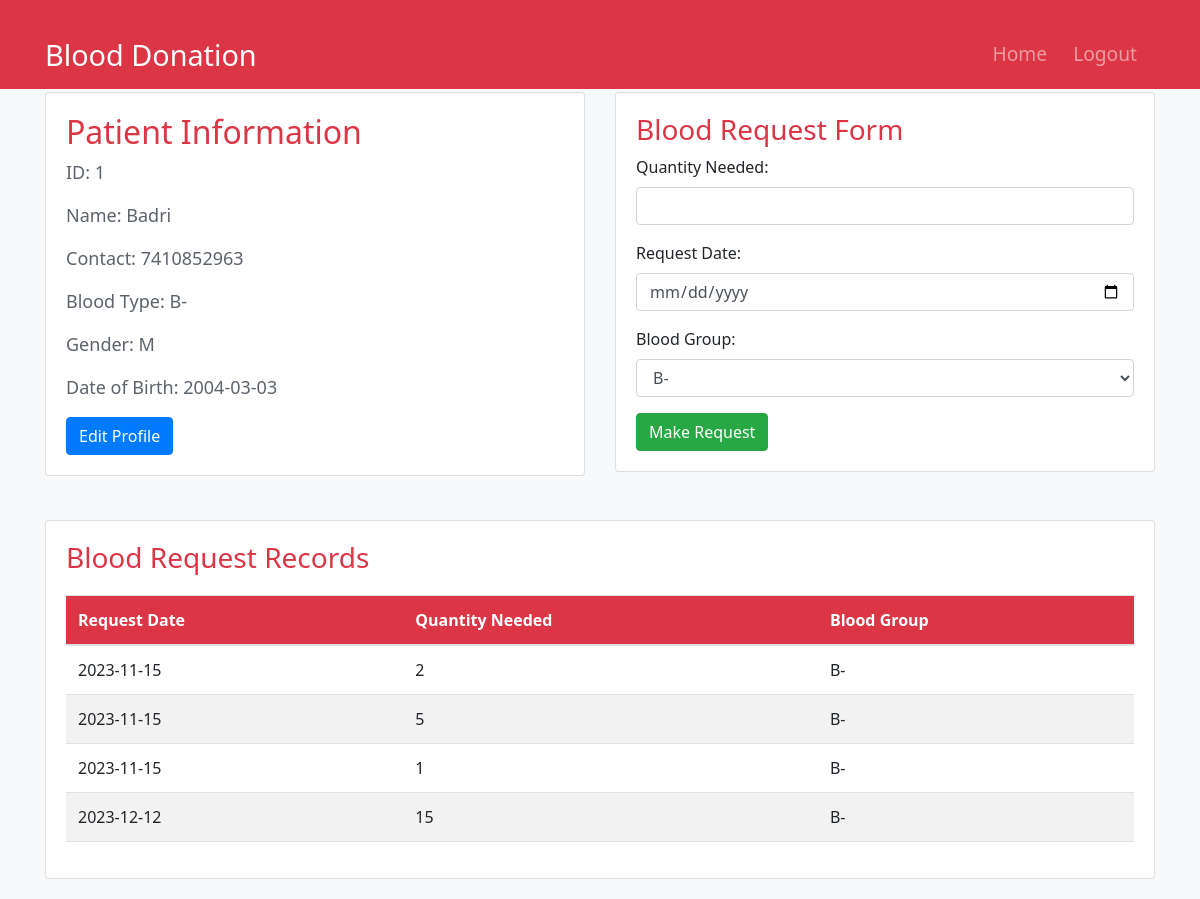
Screenshot of /patient_dashboard (signed in) with the database file from the repository.
### app.py (models this page shows)
class Patient(db.Model):
    id = db.Column(db.Integer, primary_key=True)
    username = db.Column(db.String(20), unique=True, nullable=False)
    email = db.Column(db.String(120), unique=True, nullable=False)
    password = db.Column(db.String(60), nullable=False)
    full_name = db.Column(db.String(50), nullable=True)
    gender = db.Column(db.String(10))
    date_of_birth = db.Column(db.Date)
    contact_details = db.Column(db.String(20))
    address = db.Column(db.String(100))
    blood_type = db.Column(db.String(5))
    medical_conditions = db.Column(db.Text)
    treatment_history = db.Column(db.Text)
    attending_physician = db.Column(db.String(50))

class BloodRequest(db.Model):
    id = db.Column(db.Integer, primary_key=True)
    patient_id = db.Column(db.Integer, db.ForeignKey('patient.id'), nullable=False)
    blood_group = db.Column(db.String(5), nullable=False)
    quantity = db.Column(db.Integer, nullable=False)
    request_date = db.Column(db.Date, nullable=False, default=datetime.utcnow)

### app.py (the view)
@app.route('/patient_dashboard')
def patient_dashboard():
    patient_id = session.get('user_id')
    if patient_id:
        patient = Patient.query.get(patient_id)
        blood_requests = BloodRequest.query.filter_by(patient_id=patient_id).all()
        return render_template('patient_dashboard.html', patient=patient, blood_requests=blood_requests)
    else:
        flash('You need to log in as a patient.', 'danger')
        return redirect(url_for('loginpatient'))

### templates/patient_dashboard.html (shortened to what this page needs)
<!DOCTYPE html>
<html lang="en">
<head>
    <link rel="stylesheet" href="https://stackpath.bootstrapcdn.com/bootstrap/4.3.1/css/bootstrap.min.css">
</head>
<body>
<nav class="navbar navbar-expand-lg navbar-dark fixed-top mb-10">
    <div class="container">
        <a class="navbar-brand" href="#">Blood Donation</a>
        <div class="collapse navbar-collapse" id="navbarNav">
            <ul class="navbar-nav ml-auto">
                <li class="nav-item">
                    <a class="nav-link" href="{{ url_for('index') }}">Home</a>
                </li>
                <li class="nav-item">
                    <a class="nav-link" href="{{ url_for('logout') }}">Logout</a>
                </li>
            </ul>
        </div>
    </div>
</nav>
<br><br><br>
<div class="container">
    <div class="row">
        <div class="col-md-6">
            <div class="card">
                <div class="card-body">
                    <h2>Patient Information</h2>
                    <p style="font-size: 18px;">ID: {{ patient.id }}</p>
                    <p style="font-size: 18px;">Name: {{ patient.full_name }}</p>
                    <p style="font-size: 18px;">Contact: {{ patient.contact_details }}</p>
                    <p style="font-size: 18px;">Blood Type: {{ patient.blood_type }}</p>
                    <p style="font-size: 18px;">Gender: {{ patient.gender }}</p>
                    <p style="font-size: 18px;">Date of Birth: {{ patient.date_of_birth }}</p>
                    <a href="{{ url_for('edit_patient_profile', patient_id=patient.id) }}" class="btn btn-primary">Edit Profile</a>
                </div>
            </div>
        </div>
        <div class="col-md-6">
            <div class="card">
                <div class="card-body">
                    <h3>Blood Request Form</h3>
                    <form action="{{ url_for('make_request') }}" method="post">
                        <div class="form-group">
                            <label for="quantity">Quantity Needed:</label>
                            <input type="number" class="form-control" id="quantity" name="quantity" required>
                        </div>
                        <div class="form-group">
                            <label for="request_date">Request Date:</label>
                            <input type="date" class="form-control" id="request_date" name="request_date" required>
                        </div>
                        <div class="form-group">
                            <label for="blood_group">Blood Group:</label>
                            <select id="blood_group" name="blood_group" class="form-control" required>
                                <option value="{{ patient.blood_type }}">{{ patient.blood_type }}</option>
                            </select>
                        </div>
                        <button type="submit" class="btn btn-success">Make Request</button>
                    </form>
                </div>
            </div>
        </div>
    </div>
    <div class="card mt-4">
        <div class="card-body">
            <h3>Blood Request Records</h3>
            <table class="table">
                <thead>
                    <tr>
                        <th onclick="sortTable(0)">Request Date</th>
                        <th onclick="sortTable(1)">Quantity Needed</th>
                        <th onclick="sortTable(2)">Blood Group</th>
                    </tr>
                </thead>
                <tbody>
                    {% for request_record in blood_requests %}
                        <tr>
                            <td>{{ request_record.request_date }}</td>
                            <td>{{ request_record.quantity }}</td>
                            <td>{{ patient.blood_type }}</td>
                        </tr>
                    {% endfor %}
                </tbody>
            </table>
        </div>
    </div>
</div>
</body>
</html>

### templates/patient_dashboard.html (style rules this page uses)
body { background-color: #f8f9fa; font-family: 'Segoe UI', Tahoma, Geneva, Verdana, sans-serif; }
.navbar { background-color: #dc3545; margin-bottom: 20px; }
.navbar-brand { font-size: 1.8rem; }
.navbar-nav .nav-item .nav-link { font-size: 1.2rem; margin-right: 10px; }
.container { margin-top: 20px; }
.card { margin-bottom: 20px; }
h2, h3 { color: #dc3545; }
p { color: #5c636a; }
.btn-primary { background-color: #007bff; border-color: #007bff; }
.btn-success { background-color: #28a745; border-color: #28a745; }
table { width: 100%; margin-top: 20px; border-collapse: collapse; }
th, td { padding: 15px; text-align: left; border-bottom: 1px solid #dee2e6; }
th { background-color: #dc3545; color: #ffffff; }
tr:nth-child(even) { background-color: #f2f2f2; }

### rows the page displays
Patient: id "1", full_name "Badri", contact_details "7410852963", blood_type "B-", gender "M", date_of_birth "2004-03-03", blood_group "B-"
BloodRequest: request_date "2023-11-15", quantity "2"
BloodRequest: request_date "2023-11-15", quantity "5"
BloodRequest: request_date "2023-11-15", quantity "1"
BloodRequest: request_date "2023-12-12", quantity "15"
